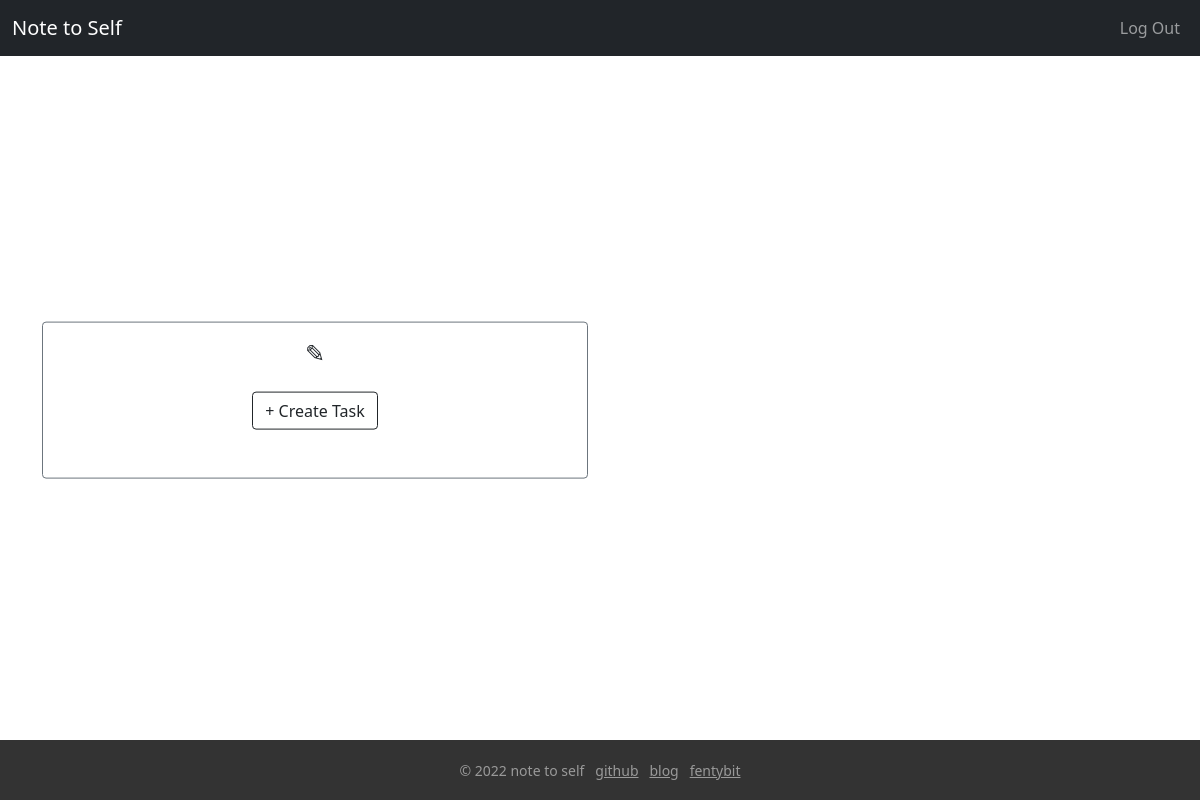
The app's page /todos (signed in), older data.
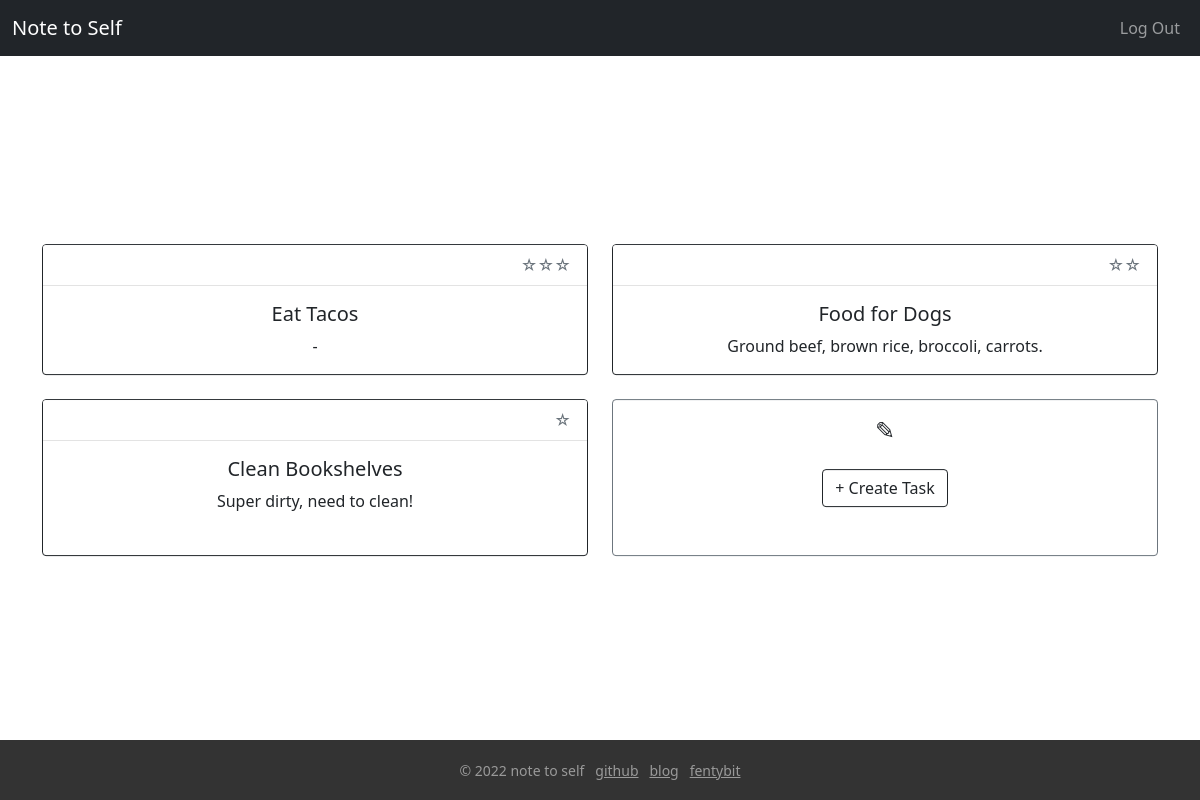
The same page, newer data.
### tables this page shows
CREATE TABLE todos (
  id INTEGER PRIMARY KEY AUTOINCREMENT NOT NULL,
  user_id INTEGER NOT NULL,
  priority INTEGER NOT NULL,
  title TEXT NOT NULL,
  description TEXT
);

### app.py (the view)
@app.route("/todos")
@login_required
def todos():
  todos = db.execute("SELECT * FROM todos WHERE user_id = ? ORDER BY priority ASC", session["user_id"])
  for task in todos:
    print(task['priority'])
  return render_template("todos.html", todos=todos)

### helpers.py (called while the page is built)
def login_required(f):
  @wraps(f)
  def decorated_function(*args, **kwargs):
    if session.get("user_id") is None:
      return redirect("/login")
    return f(*args, **kwargs)
  return decorated_function

### templates/todos.html
{% extends "layout.html" %}
{% block main %}
<div class="row row-cols-1 row-cols-md-2 g-4">
  {% for row in todos %}
    <div class="col">
      <div class="card border-dark h-100">
      <div class="card-header text-secondary text-end bg-white">
        {% if row.priority == 1 %}
          ☆☆☆
        {% elif row.priority == 2 %}
          ☆☆
        {% else %}
          ☆
        {% endif %}
      </div>
        <div class="card-body ">
          <h5 class="card-title">{{ row.title }}</h5>
          <p class="card-text">
            {% if row.description %}
              {{ row.description }}
            {% else %}
              -
            {% endif %}
          </p>
        </div>
      </div>
    </div>
  {% endfor %}
    <div class="col">
      <div class="card border-secondary h-100">
        <div class="card-body">
          <h4 class="card-title">✎</h4>
          <p class="card-body"><a href="/new" class="btn btn-outline-dark">+ Create Task</a></p>
        </div>
      </div>
    </div>
  </div>
{% endblock %}

### templates/layout.html (shortened to what this page needs)
<!DOCTYPE html>
<html lang="en">
  <head>
    <link
      href="https://cdn.jsdelivr.net/npm/bootstrap@5.1.3/dist/css/bootstrap.min.css"
      rel="stylesheet"
>
    <link href="/static/styles.css" rel="stylesheet" />
  </head>
  <body>
    <nav class="bg-dark navbar navbar-expand-md navbar-dark">
      <div class="container-fluid">
        <a class="navbar-brand" href="/"
          >Note to Self</a
        >
        <div class="collapse navbar-collapse" id="navbar">
          {% if session["user_id"] %}
          <ul class="navbar-nav ms-auto">
            <li class="nav-item"><a class="nav-link" href="/logout">Log Out</a></li>
          </ul>
          {% else %}
          <ul class="navbar-nav ms-auto">
            <li class="nav-item"><a class="nav-link" href="/register">Register</a></li>
            <li class="nav-item"><a class="nav-link" href="/login">Log In</a></li>
          </ul>
          {% endif %}
        </div>
      </div>
    </nav>
    <main class="container position-absolute top-50 start-50 text-center translate-middle">
      <div class="position-relative">
        {% block main %}{% endblock %}
      </div>
    </main>
    <footer class="footer" style="text-align: center;">
      <div class="container">
        <span class="text-white-50">
          <small>
            &copy; 2022 note to self
            &nbsp;
            <a href="https://github.com/fentybit/NoteToSelf" class="text-white-50" target="_blank">github</a>
            <a href="__" class="text-white-50" target="_blank">blog</a>
            <a href="https://fentybit.me/" class="text-white-50" target="_blank">fentybit</a>
          </small>
        </span>
      </div>
    </footer>
  </body>
</html>

### static/styles.css (style rules this page uses)
.footer { background-color: #333333; bottom: 0; height: 60px; line-height: 60px; position: absolute; width: 100%; }

Row changes from the older to the newer data that the page shows:
added todos: title "Eat Tacos"
added todos: title "Food for Dogs", description "Ground beef, brown rice, broccoli, carrots."
added todos: title "Clean Bookshelves", description "Super dirty, need to clean!"
